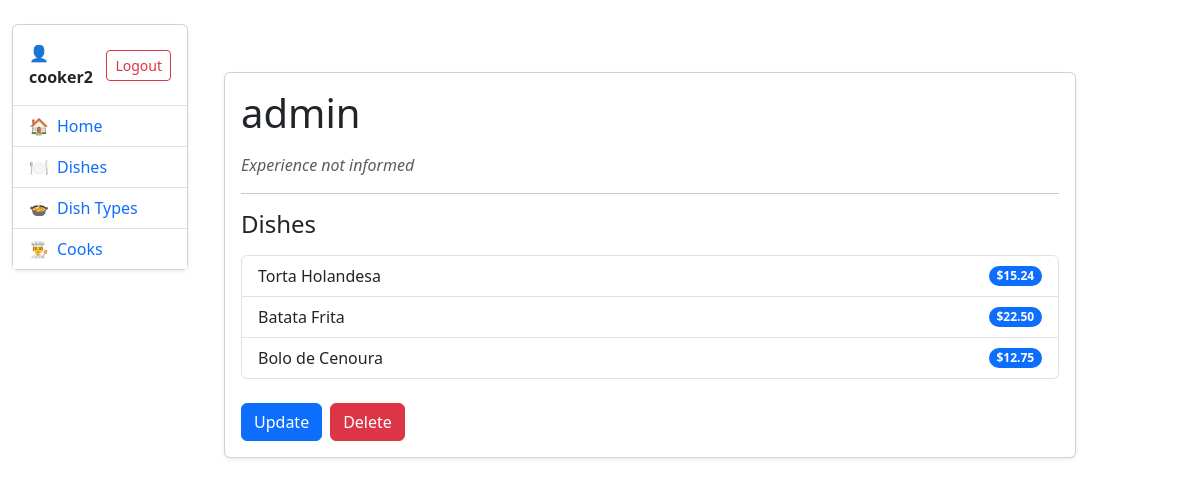
The app's page /cooks/1/ (signed in) with its own data.
### kitchen/models.py (models this page shows, shortened)
class Cook(AbstractUser):
    years_of_experience = models.IntegerField(
        null=True,
        blank=True,
    )

class Dish(models.Model):
    name = models.CharField(max_length=255)
    description = models.TextField()
    price = models.DecimalField(decimal_places=2, max_digits=10)
    dish_type = models.ForeignKey(
        DishType,
        on_delete=models.CASCADE,
        related_name="dishes"
    )
    cooks = models.ManyToManyField(
        settings.AUTH_USER_MODEL,
        related_name="dishes",
    )

### kitchen/views.py (the view)
# urls.py: path("cooks/<int:pk>/", CookDetailView.as_view(), name="cook-detail"),
class CookDetailView(LoginRequiredMixin, generic.DetailView):
    model = Cook
    queryset = Cook.objects.prefetch_related("dishes")

### templates/kitchen/cook_detail.html (shortened to what this page needs)
{% extends "base.html" %}
{% block content %}
<div class="container mt-5">
  <div class="card shadow-sm">
    <div class="card-body">
      <h1 class="card-title mb-3">{{ cook.username }}</h1>
      {% if cook.years_of_experience %}
        <p class="text-muted">
          <strong>Years of experience:</strong> {{ cook.years_of_experience }}
        </p>
      {% else %}
        <p class="text-muted fst-italic">
          Experience not informed
        </p>
      {% endif %}
      <hr>
      <h4 class="mb-3">Dishes</h4>
      {% if cook.dishes.all %}
        <ul class="list-group mb-4">
          {% for dish in cook.dishes.all %}
            <li class="list-group-item d-flex justify-content-between align-items-center">
              {{ dish.name }}
              <span class="badge bg-primary rounded-pill">
                ${{ dish.price }}
              </span>
            </li>
          {% endfor %}
        </ul>
      {% else %}
        <p class="text-muted fst-italic">
          This cook is not assigned to any dishes yet.
        </p>
      {% endif %}
      <div class="d-flex gap-2">
        <a class="btn btn-primary" href="{% url 'kitchen:cook-update' cook.id %}">
          Update
        </a>
        <a class="btn btn-danger" href="{% url 'kitchen:cook-delete' cook.id %}">
          Delete
        </a>
      </div>
    </div>
  </div>
</div>
{% endblock %}

### templates/includes/sidebar.html (shortened to what this page needs)
<div class="card shadow-sm">
  <div class="card-body p-0">
    {% if user.is_authenticated %}
      <div class="p-3 border-bottom d-flex align-items-center justify-content-between">
        <div>
          <strong>👤 {{ user.username }}</strong>
        </div>
        <form action="{% url 'logout' %}" method="post" class="mb-0">
          <button class="btn btn-sm btn-outline-danger" type="submit">
            Logout
          </button>
        </form>
      </div>
    {% else %}
      <div class="p-3 border-bottom text-center">
        <a class="btn btn-outline-primary w-100" href="{% url 'login' %}">
          Login
        </a>
      </div>
    {% endif %}
    <ul class="list-group list-group-flush">
      <li class="list-group-item">
        <a class="text-decoration-none d-flex align-items-center gap-2"
           href="{% url 'kitchen:index' %}">
          🏠 <span>Home</span>
        </a>
      </li>
      <li class="list-group-item">
        <a class="text-decoration-none d-flex align-items-center gap-2"
           href="{% url 'kitchen:dish-list' %}">
          🍽️ <span>Dishes</span>
        </a>
      </li>
      <li class="list-group-item">
        <a class="text-decoration-none d-flex align-items-center gap-2"
           href="{% url 'kitchen:dish-type-list' %}">
          🍲 <span>Dish Types</span>
        </a>
      </li>
      <li class="list-group-item">
        <a class="text-decoration-none d-flex align-items-center gap-2"
           href="{% url 'kitchen:cook-list' %}">
          👨‍🍳 <span>Cooks</span>
        </a>
      </li>
    </ul>
  </div>
</div>

### records on screen
Cook: username "cooker2"
Cook: username "admin"
Dish: name "Torta Holandesa", price "15.24"
Dish: name "Batata Frita", price "22.50"
Dish: name "Bolo de Cenoura", price "12.75"
